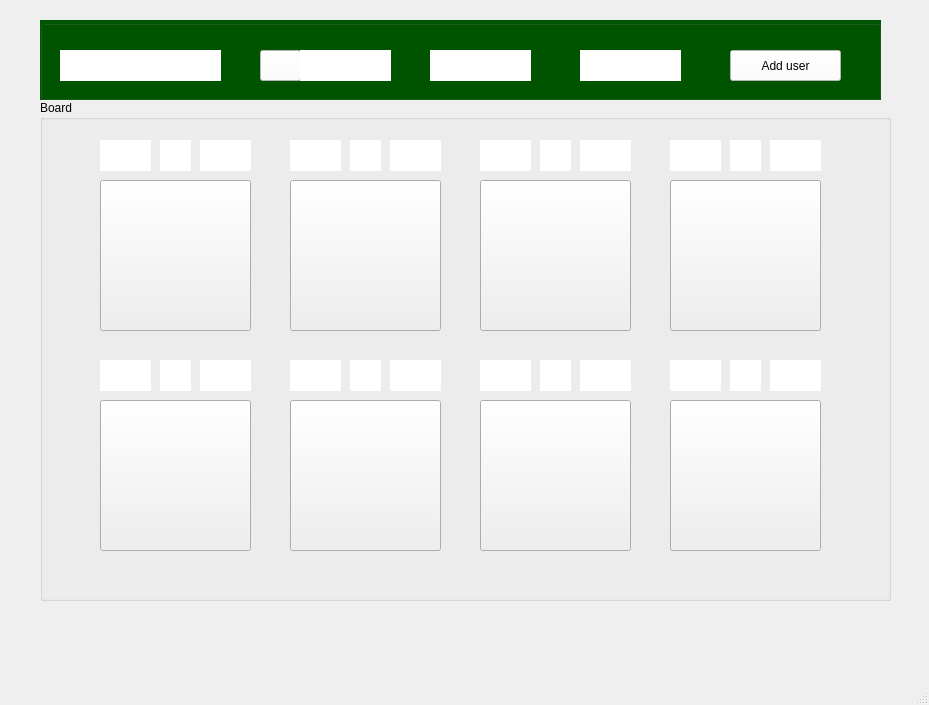
<?xml version="1.0" encoding="UTF-8"?>
<ui version="4.0">
 <class>GamePage</class>
 <widget class="QMainWindow" name="GamePage">
  <property name="geometry">
   <rect>
    <x>0</x>
    <y>0</y>
    <width>929</width>
    <height>705</height>
   </rect>
  </property>
  <property name="windowTitle">
   <string>MainWindow</string>
  </property>
  <widget class="QWidget" name="centralwidget">
   <widget class="QGroupBox" name="groupBox">
    <property name="geometry">
     <rect>
      <x>40</x>
      <y>20</y>
      <width>841</width>
      <height>80</height>
     </rect>
    </property>
    <property name="styleSheet">
     <string notr="true">background-color: rgb(0, 85, 0);</string>
    </property>
    <property name="title">
     <string/>
    </property>
    <widget class="QLabel" name="userIconLabell">
     <property name="geometry">
      <rect>
       <x>20</x>
       <y>30</y>
       <width>41</width>
       <height>31</height>
      </rect>
     </property>
     <property name="styleSheet">
      <string notr="true">background-color: rgb(255, 255, 255);</string>
     </property>
     <property name="text">
      <string/>
     </property>
    </widget>
    <widget class="QLabel" name="usernameLabel">
     <property name="geometry">
      <rect>
       <x>60</x>
       <y>30</y>
       <width>121</width>
       <height>31</height>
      </rect>
     </property>
     <property name="styleSheet">
      <string notr="true">background-color: rgb(255, 255, 255);</string>
     </property>
     <property name="text">
      <string/>
     </property>
    </widget>
    <widget class="QPushButton" name="addWorkerbtn">
     <property name="geometry">
      <rect>
       <x>220</x>
       <y>30</y>
       <width>41</width>
       <height>31</height>
      </rect>
     </property>
     <property name="styleSheet">
      <string notr="true">background-color: rgb(255, 255, 255);</string>
     </property>
     <property name="text">
      <string/>
     </property>
    </widget>
    <widget class="QLabel" name="workerLabel">
     <property name="geometry">
      <rect>
       <x>300</x>
       <y>30</y>
       <width>51</width>
       <height>31</height>
      </rect>
     </property>
     <property name="styleSheet">
      <string notr="true">background-color: rgb(255, 255, 255);</string>
     </property>
     <property name="text">
      <string/>
     </property>
    </widget>
    <widget class="QLabel" name="timerLabel">
     <property name="geometry">
      <rect>
       <x>430</x>
       <y>30</y>
       <width>61</width>
       <height>31</height>
      </rect>
     </property>
     <property name="font">
      <font>
       <family>Myanmar Text</family>
       <pointsize>10</pointsize>
      </font>
     </property>
     <property name="styleSheet">
      <string notr="true">background-color: rgb(255, 255, 255);</string>
     </property>
     <property name="text">
      <string/>
     </property>
    </widget>
    <widget class="QLabel" name="coinsLabel">
     <property name="geometry">
      <rect>
       <x>580</x>
       <y>30</y>
       <width>61</width>
       <height>31</height>
      </rect>
     </property>
     <property name="styleSheet">
      <string notr="true">background-color: rgb(255, 255, 255);</string>
     </property>
     <property name="text">
      <string/>
     </property>
    </widget>
    <widget class="QLabel" name="clockIconLabel">
     <property name="geometry">
      <rect>
       <x>390</x>
       <y>30</y>
       <width>41</width>
       <height>31</height>
      </rect>
     </property>
     <property name="styleSheet">
      <string notr="true">background-color: rgb(255, 255, 255);</string>
     </property>
     <property name="text">
      <string/>
     </property>
    </widget>
    <widget class="QLabel" name="coinIconLabel">
     <property name="geometry">
      <rect>
       <x>540</x>
       <y>30</y>
       <width>41</width>
       <height>31</height>
      </rect>
     </property>
     <property name="styleSheet">
      <string notr="true">background-color: rgb(255, 255, 255);</string>
     </property>
     <property name="text">
      <string/>
     </property>
    </widget>
    <widget class="QLabel" name="worketIconLabel">
     <property name="geometry">
      <rect>
       <x>260</x>
       <y>30</y>
       <width>41</width>
       <height>31</height>
      </rect>
     </property>
     <property name="styleSheet">
      <string notr="true">background-color: rgb(255, 255, 255);</string>
     </property>
     <property name="text">
      <string/>
     </property>
    </widget>
    <widget class="QPushButton" name="pushButton">
     <property name="geometry">
      <rect>
       <x>690</x>
       <y>30</y>
       <width>111</width>
       <height>31</height>
      </rect>
     </property>
     <property name="styleSheet">
      <string notr="true">background-color: rgb(255, 255, 255);
color: rgb(0, 0, 0);</string>
     </property>
     <property name="text">
      <string>Add user</string>
     </property>
    </widget>
   </widget>
   <widget class="QGroupBox" name="GameBoardGroupBox">
    <property name="geometry">
     <rect>
      <x>40</x>
      <y>100</y>
      <width>851</width>
      <height>501</height>
     </rect>
    </property>
    <property name="styleSheet">
     <string notr="true"/>
    </property>
    <property name="title">
     <string>Board</string>
    </property>
    <widget class="QPushButton" name="Farm5btn">
     <property name="geometry">
      <rect>
       <x>630</x>
       <y>300</y>
       <width>151</width>
       <height>151</height>
      </rect>
     </property>
     <property name="text">
      <string/>
     </property>
    </widget>
    <widget class="QPushButton" name="Farm6btn">
     <property name="geometry">
      <rect>
       <x>440</x>
       <y>300</y>
       <width>151</width>
       <height>151</height>
      </rect>
     </property>
     <property name="text">
      <string/>
     </property>
    </widget>
    <widget class="QPushButton" name="Farm4btn">
     <property name="geometry">
      <rect>
       <x>60</x>
       <y>80</y>
       <width>151</width>
       <height>151</height>
      </rect>
     </property>
     <property name="text">
      <string/>
     </property>
    </widget>
    <widget class="QPushButton" name="Farm8btn">
     <property name="geometry">
      <rect>
       <x>60</x>
       <y>300</y>
       <width>151</width>
       <height>151</height>
      </rect>
     </property>
     <property name="text">
      <string/>
     </property>
    </widget>
    <widget class="QPushButton" name="Farm7btn">
     <property name="geometry">
      <rect>
       <x>250</x>
       <y>300</y>
       <width>151</width>
       <height>151</height>
      </rect>
     </property>
     <property name="text">
      <string/>
     </property>
    </widget>
    <widget class="QPushButton" name="Farm3btn">
     <property name="geometry">
      <rect>
       <x>250</x>
       <y>80</y>
       <width>151</width>
       <height>151</height>
      </rect>
     </property>
     <property name="text">
      <string/>
     </property>
    </widget>
    <widget class="QPushButton" name="Farm2btn">
     <property name="geometry">
      <rect>
       <x>440</x>
       <y>80</y>
       <width>151</width>
       <height>151</height>
      </rect>
     </property>
     <property name="text">
      <string/>
     </property>
    </widget>
    <widget class="QPushButton" name="Farm1btn">
     <property name="geometry">
      <rect>
       <x>630</x>
       <y>80</y>
       <width>151</width>
       <height>151</height>
      </rect>
     </property>
     <property name="text">
      <string/>
     </property>
    </widget>
    <widget class="QLabel" name="label1">
     <property name="geometry">
      <rect>
       <x>730</x>
       <y>40</y>
       <width>51</width>
       <height>31</height>
      </rect>
     </property>
     <property name="styleSheet">
      <string notr="true">background-color: rgb(255, 255, 255);</string>
     </property>
     <property name="text">
      <string/>
     </property>
    </widget>
    <widget class="QLabel" name="label2">
     <property name="geometry">
      <rect>
       <x>540</x>
       <y>40</y>
       <width>51</width>
       <height>31</height>
      </rect>
     </property>
     <property name="styleSheet">
      <string notr="true">background-color: rgb(255, 255, 255);</string>
     </property>
     <property name="text">
      <string/>
     </property>
    </widget>
    <widget class="QLabel" name="label4">
     <property name="geometry">
      <rect>
       <x>160</x>
       <y>40</y>
       <width>51</width>
       <height>31</height>
      </rect>
     </property>
     <property name="styleSheet">
      <string notr="true">background-color: rgb(255, 255, 255);</string>
     </property>
     <property name="text">
      <string/>
     </property>
    </widget>
    <widget class="QLabel" name="label8">
     <property name="geometry">
      <rect>
       <x>160</x>
       <y>260</y>
       <width>51</width>
       <height>31</height>
      </rect>
     </property>
     <property name="styleSheet">
      <string notr="true">background-color: rgb(255, 255, 255);</string>
     </property>
     <property name="text">
      <string/>
     </property>
    </widget>
    <widget class="QLabel" name="label6">
     <property name="geometry">
      <rect>
       <x>540</x>
       <y>260</y>
       <width>51</width>
       <height>31</height>
      </rect>
     </property>
     <property name="styleSheet">
      <string notr="true">background-color: rgb(255, 255, 255);</string>
     </property>
     <property name="text">
      <string/>
     </property>
    </widget>
    <widget class="QLabel" name="label7">
     <property name="geometry">
      <rect>
       <x>350</x>
       <y>260</y>
       <width>51</width>
       <height>31</height>
      </rect>
     </property>
     <property name="styleSheet">
      <string notr="true">background-color: rgb(255, 255, 255);</string>
     </property>
     <property name="text">
      <string/>
     </property>
    </widget>
    <widget class="QLabel" name="label5">
     <property name="geometry">
      <rect>
       <x>730</x>
       <y>260</y>
       <width>51</width>
       <height>31</height>
      </rect>
     </property>
     <property name="styleSheet">
      <string notr="true">background-color: rgb(255, 255, 255);</string>
     </property>
     <property name="text">
      <string/>
     </property>
    </widget>
    <widget class="QLabel" name="label3">
     <property name="geometry">
      <rect>
       <x>350</x>
       <y>40</y>
       <width>51</width>
       <height>31</height>
      </rect>
     </property>
     <property name="styleSheet">
      <string notr="true">background-color: rgb(255, 255, 255);</string>
     </property>
     <property name="text">
      <string/>
     </property>
    </widget>
    <widget class="QLabel" name="coinLabel1">
     <property name="geometry">
      <rect>
       <x>690</x>
       <y>40</y>
       <width>31</width>
       <height>31</height>
      </rect>
     </property>
     <property name="styleSheet">
      <string notr="true">background-color: rgb(255, 255, 255);</string>
     </property>
     <property name="text">
      <string/>
     </property>
    </widget>
    <widget class="QLabel" name="coinLabel2">
     <property name="geometry">
      <rect>
       <x>500</x>
       <y>40</y>
       <width>31</width>
       <height>31</height>
      </rect>
     </property>
     <property name="styleSheet">
      <string notr="true">background-color: rgb(255, 255, 255);</string>
     </property>
     <property name="text">
      <string/>
     </property>
    </widget>
    <widget class="QLabel" name="coinLabel3">
     <property name="geometry">
      <rect>
       <x>310</x>
       <y>40</y>
       <width>31</width>
       <height>31</height>
      </rect>
     </property>
     <property name="styleSheet">
      <string notr="true">background-color: rgb(255, 255, 255);</string>
     </property>
     <property name="text">
      <string/>
     </property>
    </widget>
    <widget class="QLabel" name="coinLabel4">
     <property name="geometry">
      <rect>
       <x>120</x>
       <y>40</y>
       <width>31</width>
       <height>31</height>
      </rect>
     </property>
     <property name="styleSheet">
      <string notr="true">background-color: rgb(255, 255, 255);</string>
     </property>
     <property name="text">
      <string/>
     </property>
    </widget>
    <widget class="QLabel" name="coinLabel5">
     <property name="geometry">
      <rect>
       <x>690</x>
       <y>260</y>
       <width>31</width>
       <height>31</height>
      </rect>
     </property>
     <property name="styleSheet">
      <string notr="true">background-color: rgb(255, 255, 255);</string>
     </property>
     <property name="text">
      <string/>
     </property>
    </widget>
    <widget class="QLabel" name="coinLabel6">
     <property name="geometry">
      <rect>
       <x>500</x>
       <y>260</y>
       <width>31</width>
       <height>31</height>
      </rect>
     </property>
     <property name="styleSheet">
      <string notr="true">background-color: rgb(255, 255, 255);</string>
     </property>
     <property name="text">
      <string/>
     </property>
    </widget>
    <widget class="QLabel" name="coinLabel7">
     <property name="geometry">
      <rect>
       <x>310</x>
       <y>260</y>
       <width>31</width>
       <height>31</height>
      </rect>
     </property>
     <property name="styleSheet">
      <string notr="true">background-color: rgb(255, 255, 255);</string>
     </property>
     <property name="text">
      <string/>
     </property>
    </widget>
    <widget class="QLabel" name="coinLabel8">
     <property name="geometry">
      <rect>
       <x>120</x>
       <y>260</y>
       <width>31</width>
       <height>31</height>
      </rect>
     </property>
     <property name="styleSheet">
      <string notr="true">background-color: rgb(255, 255, 255);</string>
     </property>
     <property name="text">
      <string/>
     </property>
    </widget>
    <widget class="QLabel" name="prodLabel1">
     <property name="geometry">
      <rect>
       <x>630</x>
       <y>40</y>
       <width>51</width>
       <height>31</height>
      </rect>
     </property>
     <property name="styleSheet">
      <string notr="true">background-color: rgb(255, 255, 255);</string>
     </property>
     <property name="text">
      <string/>
     </property>
    </widget>
    <widget class="QLabel" name="prodLabel2">
     <property name="geometry">
      <rect>
       <x>440</x>
       <y>40</y>
       <width>51</width>
       <height>31</height>
      </rect>
     </property>
     <property name="styleSheet">
      <string notr="true">background-color: rgb(255, 255, 255);</string>
     </property>
     <property name="text">
      <string/>
     </property>
    </widget>
    <widget class="QLabel" name="prodLabel3">
     <property name="geometry">
      <rect>
       <x>250</x>
       <y>40</y>
       <width>51</width>
       <height>31</height>
      </rect>
     </property>
     <property name="styleSheet">
      <string notr="true">background-color: rgb(255, 255, 255);</string>
     </property>
     <property name="text">
      <string/>
     </property>
    </widget>
    <widget class="QLabel" name="prodLabel4">
     <property name="geometry">
      <rect>
       <x>60</x>
       <y>40</y>
       <width>51</width>
       <height>31</height>
      </rect>
     </property>
     <property name="styleSheet">
      <string notr="true">background-color: rgb(255, 255, 255);</string>
     </property>
     <property name="text">
      <string/>
     </property>
    </widget>
    <widget class="QLabel" name="prodLabel5">
     <property name="geometry">
      <rect>
       <x>630</x>
       <y>260</y>
       <width>51</width>
       <height>31</height>
      </rect>
     </property>
     <property name="styleSheet">
      <string notr="true">background-color: rgb(255, 255, 255);</string>
     </property>
     <property name="text">
      <string/>
     </property>
    </widget>
    <widget class="QLabel" name="prodLabel6">
     <property name="geometry">
      <rect>
       <x>440</x>
       <y>260</y>
       <width>51</width>
       <height>31</height>
      </rect>
     </property>
     <property name="styleSheet">
      <string notr="true">background-color: rgb(255, 255, 255);</string>
     </property>
     <property name="text">
      <string/>
     </property>
    </widget>
    <widget class="QLabel" name="prodLabel7">
     <property name="geometry">
      <rect>
       <x>250</x>
       <y>260</y>
       <width>51</width>
       <height>31</height>
      </rect>
     </property>
     <property name="styleSheet">
      <string notr="true">background-color: rgb(255, 255, 255);</string>
     </property>
     <property name="text">
      <string/>
     </property>
    </widget>
    <widget class="QLabel" name="prodLabel8">
     <property name="geometry">
      <rect>
       <x>60</x>
       <y>260</y>
       <width>51</width>
       <height>31</height>
      </rect>
     </property>
     <property name="styleSheet">
      <string notr="true">background-color: rgb(255, 255, 255);</string>
     </property>
     <property name="text">
      <string/>
     </property>
    </widget>
   </widget>
  </widget>
  <widget class="QMenuBar" name="menubar">
   <property name="geometry">
    <rect>
     <x>0</x>
     <y>0</y>
     <width>929</width>
     <height>25</height>
    </rect>
   </property>
  </widget>
  <widget class="QStatusBar" name="statusbar"/>
 </widget>
 <resources/>
 <connections/>
</ui>
